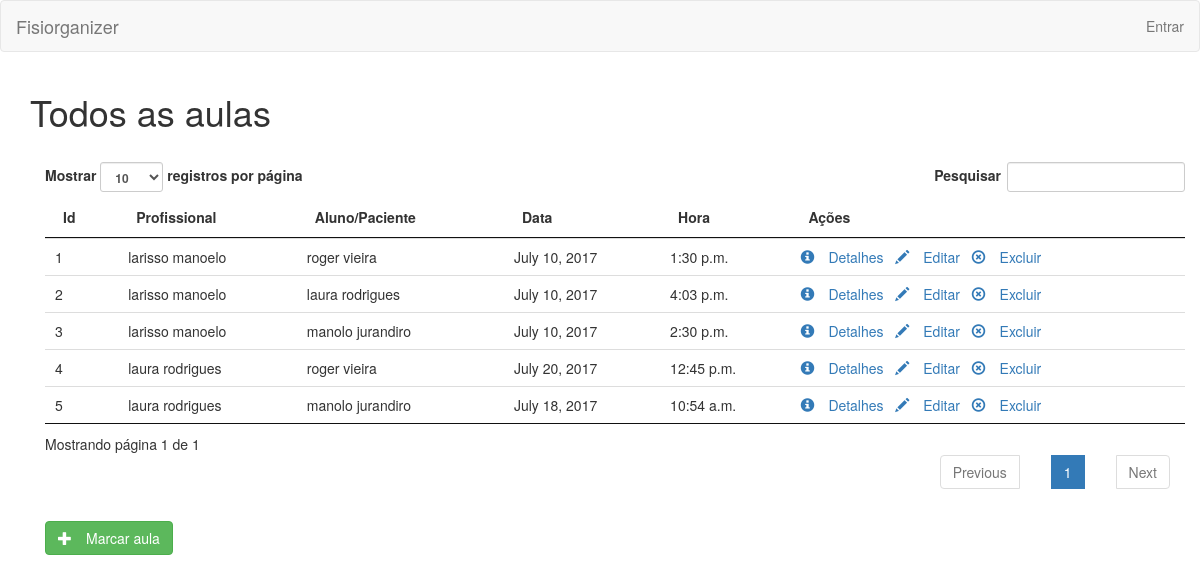
The page /session/list on the database as committed earlier.
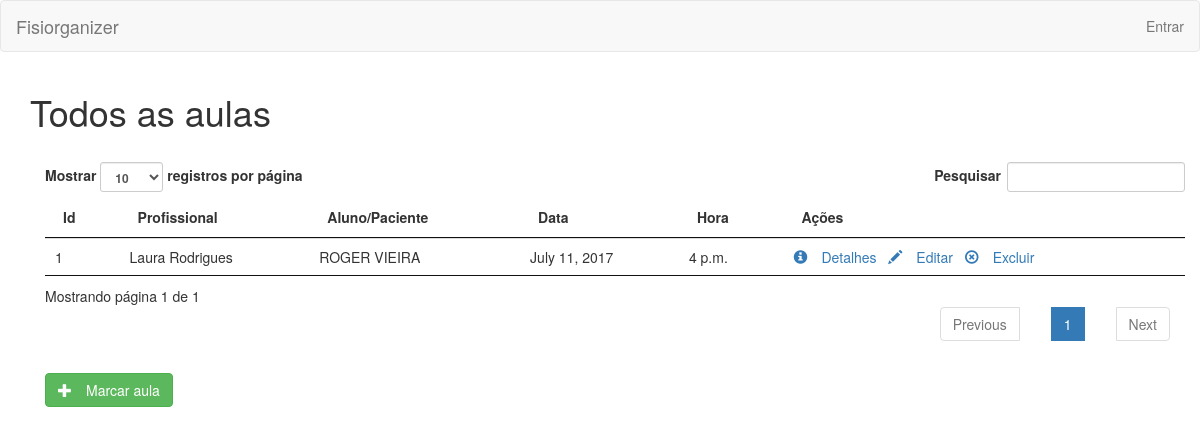
The same page on the database as committed later.
### Fisiorganizer_SITE/models.py (models this page shows, shortened)
class Session(models.Model):
    id = models.AutoField(primary_key=True)
    id_modality = models.ForeignKey(Modality)
    id_instructor = models.ForeignKey(User)
    id_customer = models.ForeignKey(Customer)
    date = models.DateField()
    time = models.TimeField()

class Customer(models.Model):
    id = models.AutoField(primary_key=True)
    name = models.CharField(max_length=50, blank=False, default='')
    surname = models.CharField(max_length=150, blank=True)
    address = models.CharField(max_length=150, blank=True)
    city = models.CharField(max_length=25)
    cellphone = models.PositiveIntegerField(blank=False, null=False)
    CEP = models.PositiveIntegerField(blank=True, null=True)
    age = models.IntegerField(blank=False)
    details = models.TextField(max_length=500, blank=True)

### Fisiorganizer_SITE/views/session_view.py (the view)
# urls.py: url(r'^session/list', session_view.list, name='session_list'),
def list(request):
    sessions = Session.objects.all()
    return render(request, 'session/session_list.html', {'sessions': sessions})

### Fisiorganizer_SITE/templates/session/session_list.html (shortened to what this page needs)
<!DOCTYPE html>
<html lang="en">
{% extends "header.html" %}
{% load widget_tweaks %}
{% load static %}
{% block content %}
<head>
</head>
<body>
<h1>Todos as aulas</h1>
<br>
<div class="container">
    <table id="customersTable" class="table">
        <thead>
        <tr>
            <th>Id</th>
            <th>Profissional</th>
            <th>Aluno/Paciente</th>
            <th>Data</th>
            <th>Hora</th>
            <th>Ações</th>
        </tr>
        </thead>
        <tbody>
        {% for s in sessions %}
        <tr>
            <td>
                {{ s.id }}
            </td>
            <td>
                {{ s.id_instructor.first_name }} {{ s.id_instructor.last_name }}
            </td>
            <td>
                {{ s.id_customer.name }} {{ s.id_customer.surname }}
            </td>
            <td>
                {{ s.date }}
            </td>
           <td>
                {{ s.time }}
            </td>
            <td>
                <a href="{% url 'session_details' id=s.id %}" class="" role="button">
                    <span class="glyphicon glyphicon-info-sign" aria-hidden="true">&nbsp;</span>Detalhes
                </a>
                <span>&nbsp;</span>
                <a href="{% url 'session_edit' id=s.id %}" class="" role="button">
                    <span class="glyphicon glyphicon-pencil" aria-hidden="true">&nbsp;</span>Editar
                </a>
                <span>&nbsp;</span>
                <a class="" role="button" name="delete" data-id="{{ s.id }}">
                    <span class="glyphicon glyphicon-remove-circle" aria-hidden="true">&nbsp;</span>Excluir
                </a>
            </td>
        </tr>
        {% endfor %}
        </tbody>
    </table>
    <a href="{% url 'session_create' %}" id="id_add_session" class="btn btn-success" role="button">
        <span class="glyphicon glyphicon-plus" aria-hidden="true">&nbsp;</span>Marcar aula
    </a>
</div>
</body>
</html>
{% endblock %}

### Fisiorganizer_SITE/templates/header.html (shortened to what this page needs)
<!DOCTYPE html>
<html lang="en">
<head>
    {% load static %}
    <link rel="stylesheet" href="{% static '/css/bootstrap.min.css' %}">
    <link rel="stylesheet" href="{% static '/css/jquery.dataTables.min.css' %}">
</head>
<body>
<nav class="navbar navbar-default">
    <div class="container-fluid">
        <div class="navbar-header">
            <a class="navbar-brand" href="#">Fisiorganizer</a>
        </div>
            {% if not user.is_authenticated %}
<ul class="nav navbar-nav navbar-right">
        <li><a href="{% url 'account_login' %}">Entrar</a></li>
            {% endif %}
        </div>
</nav>
<div class="container">
    {% block content %}{% endblock %}
</body>
</html>

Rows that differ between the two databases and show on the page:
removed Session: id "2", id_instructor.first_name "larisso", id_instructor.last_name "manoelo", id_customer.name "laura", id_customer.surname "rodrigues", date "July 10, 2017", time "4:03 p.m."
removed Session: id "3", id_instructor.first_name "larisso", id_instructor.last_name "manoelo", id_customer.name "manolo", id_customer.surname "jurandiro", date "July 10, 2017", time "2:30 p.m."
removed Session: id "4", id_instructor.first_name "laura", id_instructor.last_name "rodrigues", id_customer.name "roger", id_customer.surname "vieira", date "July 20, 2017", time "12:45 p.m."
removed Session: id "5", id_instructor.first_name "laura", id_instructor.last_name "rodrigues", id_customer.name "manolo", id_customer.surname "jurandiro", date "July 18, 2017", time "10:54 a.m."
changed Session id 1: id_instructor.first_name "larisso" → "Laura"; id_instructor.last_name "manoelo" → "Rodrigues"; id_customer.name "roger" → "ROGER"; id_customer.surname "vieira" → "VIEIRA"; date "July 10, 2017" → "July 11, 2017"; time "1:30 p.m." → "4 p.m."
